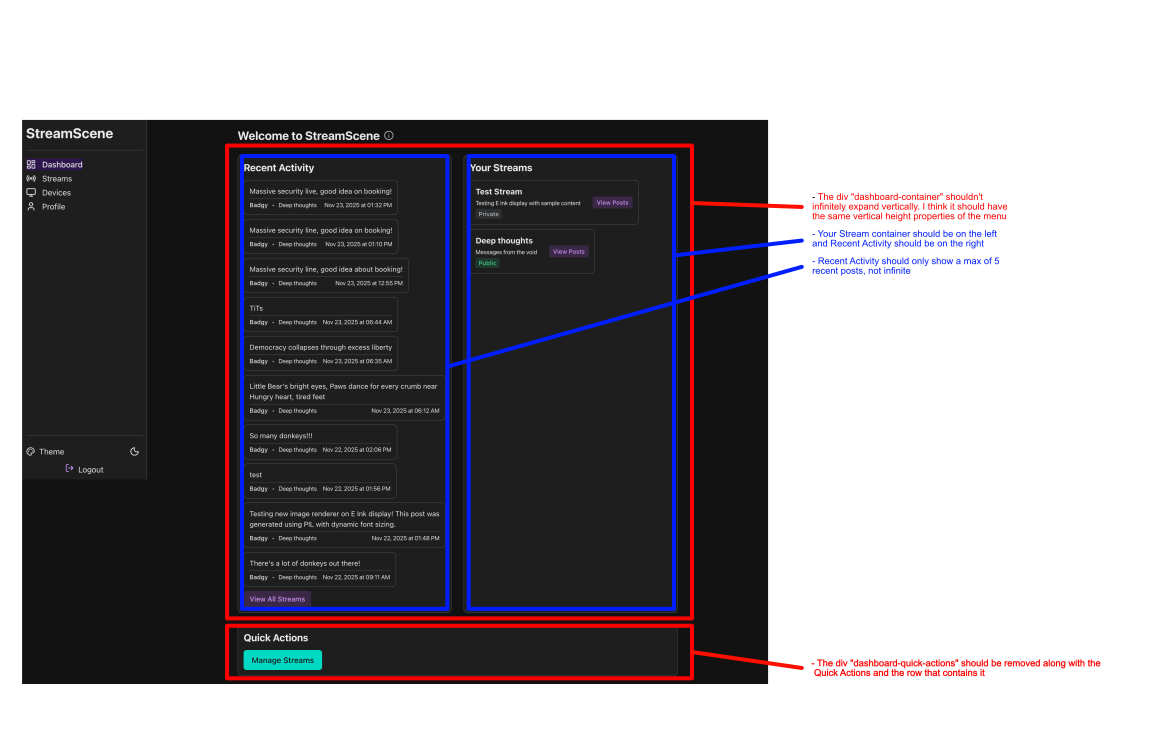
#> input picture temp_review_images/dashboard notes.jpg, 4612 x 3013 px (shown at 1/4 size)
$ python -i image_processing.py   (imports and definitions only)
#> lines starting #> are read from the running program, lines starting #| are printed output that depends on the picture
#> further down, picture is the input picture: PIL image 4612x3013 RGB; mean R, G, B 147.9, 144.4, 148
"""Image processing utilities for E Ink display (800×480)."""

from enum import Enum
from PIL import Image
import logging

logger = logging.getLogger(__name__)


class ImageFitMode(Enum):
    """How to fit images to display dimensions."""
    COVER = "cover"      # Crop to fill (may lose edges)
    CONTAIN = "contain"  # Fit with bars (shows full image)
    SMART = "smart"      # Hybrid: crop if <20% loss, else contain


def process_image_for_display(
    img: Image.Image,
    target_width: int = 800,
    target_height: int = 480,
    fit_mode: ImageFitMode = ImageFitMode.SMART,
    background_color: tuple = (255, 255, 255)
) -> Image.Image:
    """
    Process uploaded image to fit E Ink display dimensions.

    Handles different aspect ratios (landscape, square, portrait)
    with configurable fit modes.

    Args:
        img: PIL Image object (any size/ratio)
        target_width: Display width (default 800)
        target_height: Display height (default 480)
        fit_mode: COVER, CONTAIN, or SMART
        background_color: RGB tuple for letterbox bars (default white)

    Returns:
        PIL Image at exact target dimensions (800×480)
    """
#> called with target_width = 800, target_height = 480, background_color = (255, 255, 255)
    target_ratio = target_width / target_height
    img_ratio = img.width / img.height
#> img_ratio = 1.53

    if fit_mode == ImageFitMode.COVER:
        return _crop_to_fill(img, target_width, target_height)

    elif fit_mode == ImageFitMode.CONTAIN:
        return _fit_with_bars(img, target_width, target_height, background_color)

    elif fit_mode == ImageFitMode.SMART:
        # Calculate content loss percentage
        if img_ratio > target_ratio:
            # Wider than display (landscape)
            scale = target_height / img.height
            new_width = img.width * scale
            crop_loss = (new_width - target_width) / new_width
        else:
            # Taller than display (portrait/square)
            scale = target_width / img.width
#> scale = 0.173
            new_height = img.height * scale
#> new_height = 522.6
            crop_loss = (new_height - target_height) / new_height
#> crop_loss = 0.0816

        # Smart decision: crop if minimal loss, else letterbox
        if crop_loss < 0.20:  # Less than 20% content loss
            logger.info(f"Smart fit: CROP (loss: {crop_loss*100:.1f}%)")
            return _crop_to_fill(img, target_width, target_height)
        else:
            logger.info(f"Smart fit: CONTAIN (loss would be: {crop_loss*100:.1f}%)")
            return _fit_with_bars(img, target_width, target_height, background_color)


def _crop_to_fill(img: Image.Image, width: int, height: int) -> Image.Image:
    """Crop image to fill dimensions (center crop)."""
#> called with width = 800, height = 480
    target_ratio = width / height
    img_ratio = img.width / img.height
#> img_ratio = 1.53

    if img_ratio > target_ratio:
        # Image wider, crop sides
        new_width = int(img.height * target_ratio)
        left = (img.width - new_width) // 2
        img = img.crop((left, 0, left + new_width, img.height))
    else:
        # Image taller, crop top/bottom
        new_height = int(img.width / target_ratio)
#> new_height = 2767
        top = (img.height - new_height) // 2
#> top = 123
        img = img.crop((0, top, img.width, top + new_height))
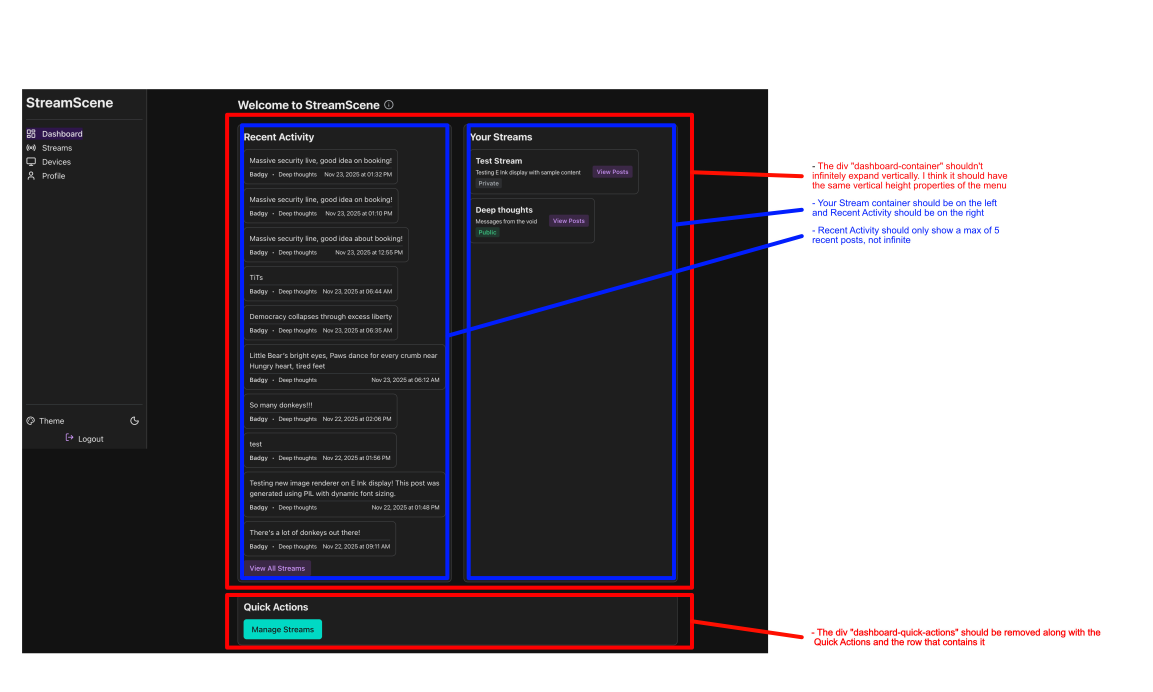
#> img: PIL image 4612x2767 RGB (shown at 1/4 size); mean R, G, B 138.4, 134.6, 138.5

    return img.resize((width, height), Image.Resampling.LANCZOS)
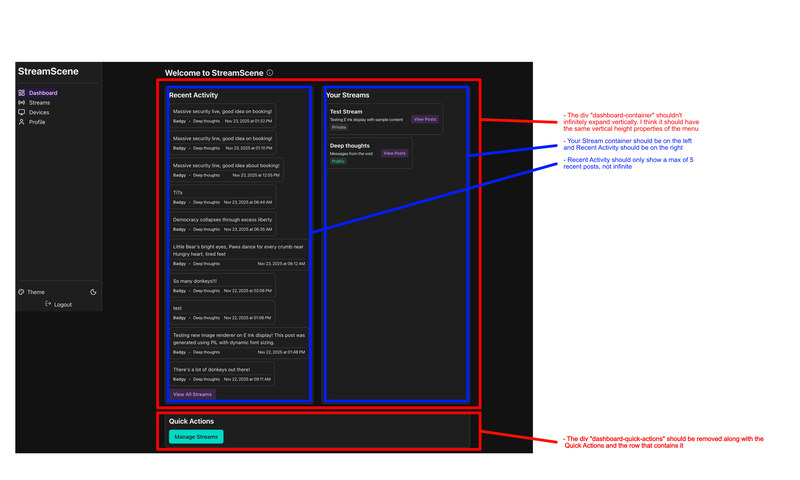
#> returned value: PIL image 800x480 RGB; mean R, G, B 138.3, 134.5, 138.4


def _fit_with_bars(img: Image.Image, width: int, height: int, bg: tuple) -> Image.Image:
    """Fit image within dimensions, add letterbox/pillarbox bars."""
    scale = min(width / img.width, height / img.height)
    new_width = int(img.width * scale)
    new_height = int(img.height * scale)

    img_resized = img.resize((new_width, new_height), Image.Resampling.LANCZOS)

    # Create canvas with background
    canvas = Image.new('RGB', (width, height), bg)

    # Paste centered
    x_offset = (width - new_width) // 2
    y_offset = (height - new_height) // 2
    canvas.paste(img_resized, (x_offset, y_offset))

    return canvas

>>> from PIL import Image
>>> picture = Image.open('../../temp_review_images/dashboard notes.jpg')
>>> result = process_image_for_display(picture)

$ run again, on temp_review_images/post_a_picture_layout2.jpg
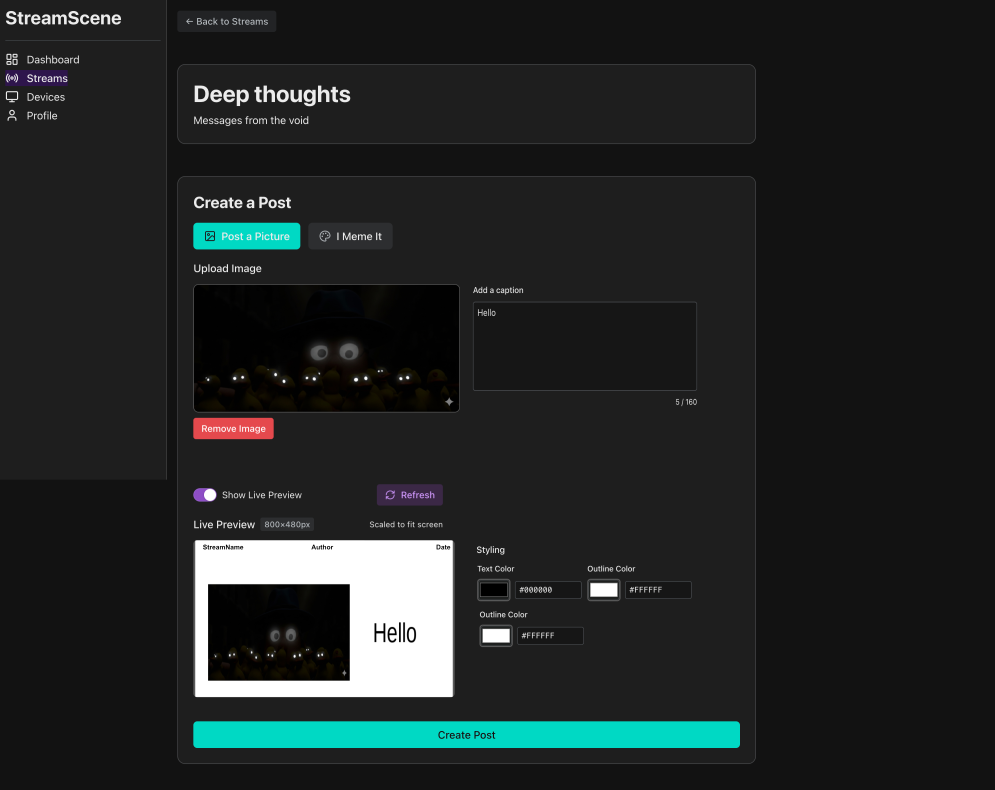
#> input picture temp_review_images/post_a_picture_layout2.jpg, 2984 x 2369 px (shown at 1/3 size)
#> picture is the input picture: PIL image 2984x2369 RGB; mean R, G, B 32.9, 37.1, 36.7
#> in _fit_with_bars, `img_resized = img.resize((new_width, new_height), Image.Resampling.LAN..`:
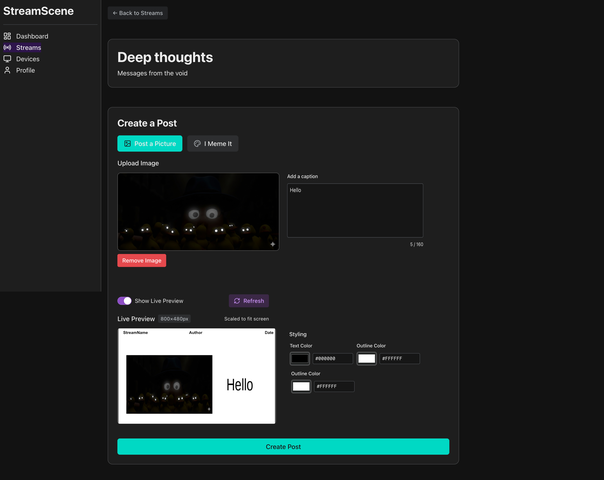
#> img_resized: PIL image 604x480 RGB; mean R, G, B 32.8, 37.1, 36.7
#> in _fit_with_bars, `canvas.paste(img_resized, (x_offset, y_offset))`:
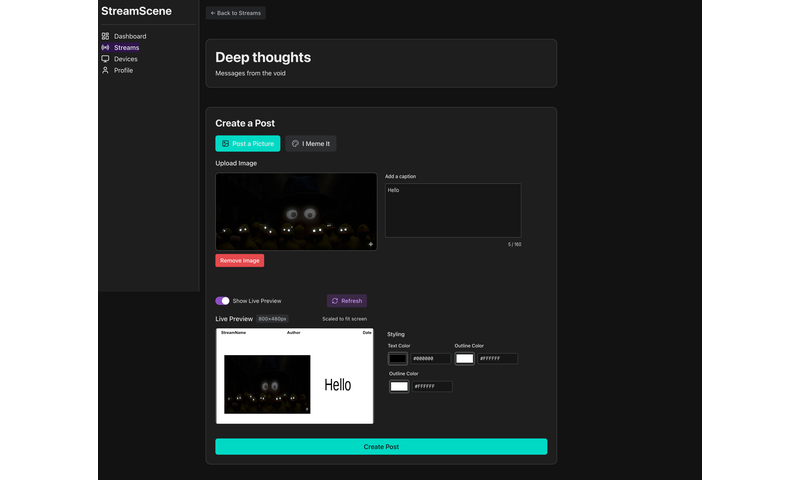
#> canvas: PIL image 800x480 RGB; mean R, G, B 87.3, 90.5, 90.2

$ run again, on temp_review_images/profile notes.jpg
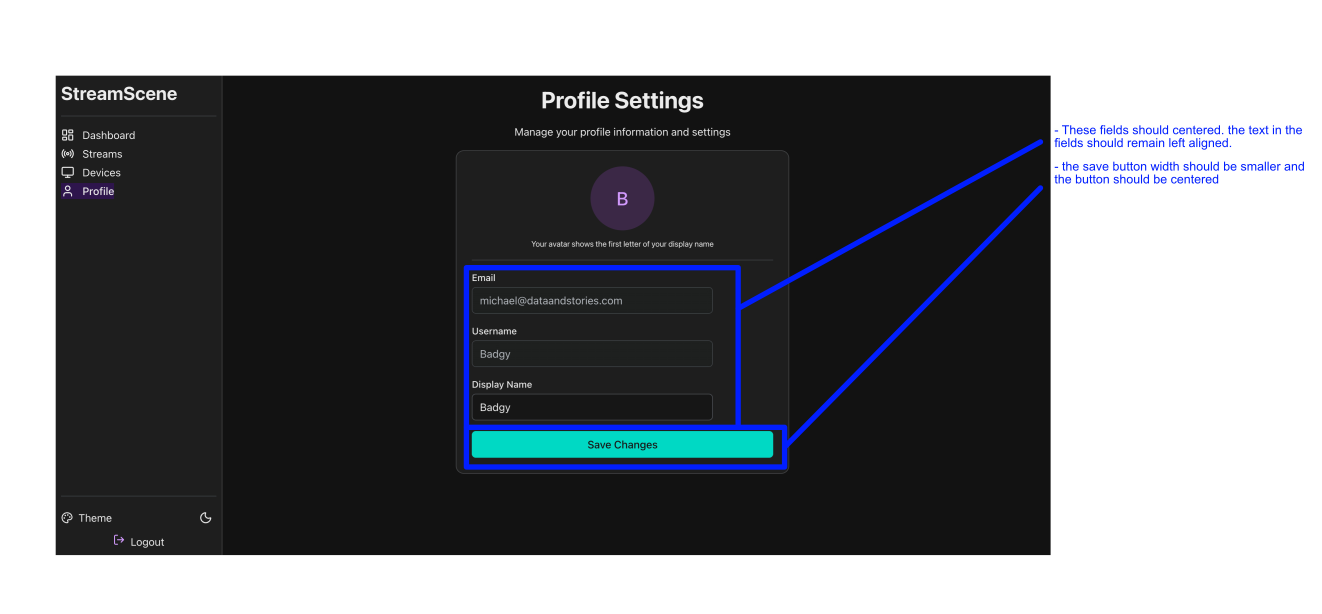
#> input picture temp_review_images/profile notes.jpg, 3966 x 1840 px (shown at 1/3 size)
#> picture is the input picture: PIL image 3966x1840 RGB; mean R, G, B 118.3, 120.8, 124.4
#> in _fit_with_bars, `img_resized = img.resize((new_width, new_height), Image.Resampling.LAN..`:
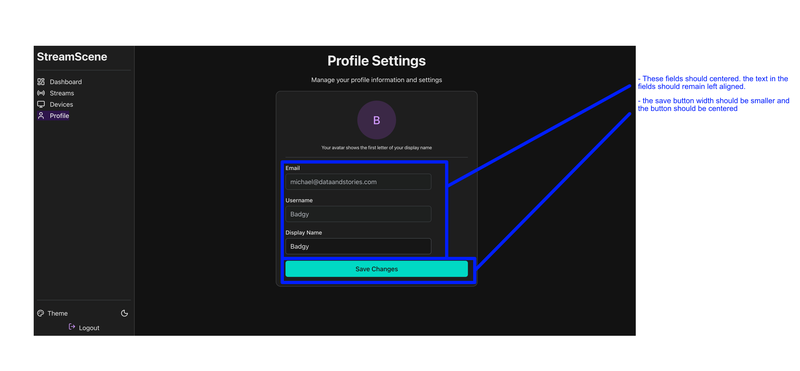
#> img_resized: PIL image 800x371 RGB; mean R, G, B 118.2, 120.7, 124.2
#> in _fit_with_bars, `canvas.paste(img_resized, (x_offset, y_offset))`:
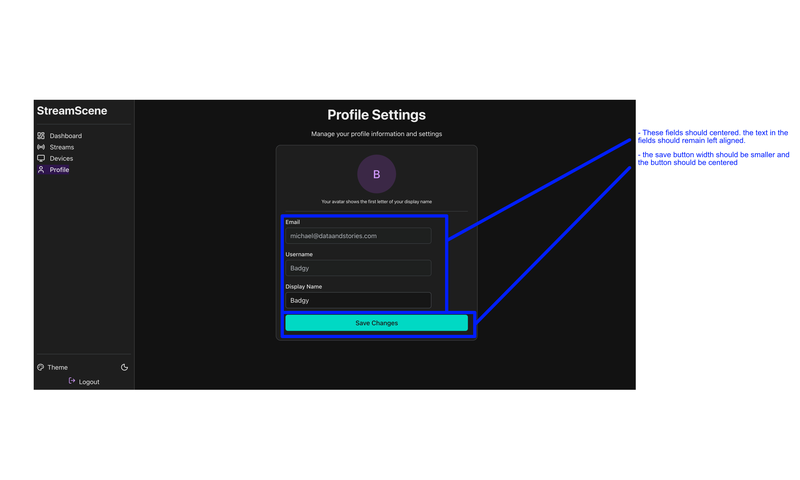
#> canvas: PIL image 800x480 RGB; mean R, G, B 149.3, 151.2, 153.9
